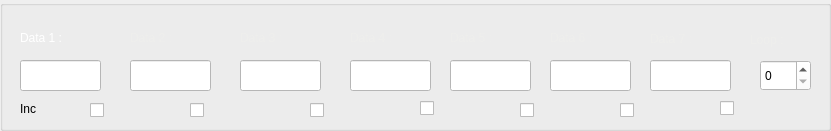
   <widget class="QGroupBox" name="groupBox">
    <property name="geometry">
     <rect>
      <x>50</x>
      <y>190</y>
      <width>831</width>
      <height>131</height>
     </rect>
    </property>
    <property name="title">
     <string/>
    </property>
    <widget class="QLineEdit" name="data_1">
     <property name="geometry">
      <rect>
       <x>20</x>
       <y>60</y>
       <width>81</width>
       <height>31</height>
      </rect>
     </property>
     <property name="styleSheet">
      <string notr="true">background-color: rgb(255, 255, 255);</string>
     </property>
     <property name="inputMethodHints">
      <set>Qt::ImhDigitsOnly</set>
     </property>
    </widget>
    <widget class="QLineEdit" name="data_2">
     <property name="geometry">
      <rect>
       <x>130</x>
       <y>60</y>
       <width>81</width>
       <height>31</height>
      </rect>
     </property>
     <property name="styleSheet">
      <string notr="true">background-color: rgb(255, 255, 255);</string>
     </property>
     <property name="inputMethodHints">
      <set>Qt::ImhDigitsOnly</set>
     </property>
    </widget>
    <widget class="QLineEdit" name="data_3">
     <property name="geometry">
      <rect>
       <x>240</x>
       <y>60</y>
       <width>81</width>
       <height>31</height>
      </rect>
     </property>
     <property name="styleSheet">
      <string notr="true">background-color: rgb(255, 255, 255);</string>
     </property>
     <property name="inputMethodHints">
      <set>Qt::ImhDigitsOnly</set>
     </property>
    </widget>
    <widget class="QLineEdit" name="data_4">
     <property name="geometry">
      <rect>
       <x>350</x>
       <y>60</y>
       <width>81</width>
       <height>31</height>
      </rect>
     </property>
     <property name="styleSheet">
      <string notr="true">background-color: rgb(255, 255, 255);</string>
     </property>
     <property name="inputMethodHints">
      <set>Qt::ImhDigitsOnly</set>
     </property>
    </widget>
    <widget class="QLineEdit" name="data_5">
     <property name="geometry">
      <rect>
       <x>450</x>
       <y>60</y>
       <width>81</width>
       <height>31</height>
      </rect>
     </property>
     <property name="styleSheet">
      <string notr="true">background-color: rgb(255, 255, 255);</string>
     </property>
     <property name="inputMethodHints">
      <set>Qt::ImhDigitsOnly</set>
     </property>
    </widget>
    <widget class="QLineEdit" name="data_6">
     <property name="geometry">
      <rect>
       <x>550</x>
       <y>60</y>
       <width>81</width>
       <height>31</height>
      </rect>
     </property>
     <property name="styleSheet">
      <string notr="true">background-color: rgb(255, 255, 255);</string>
     </property>
     <property name="inputMethodHints">
      <set>Qt::ImhDigitsOnly</set>
     </property>
    </widget>
    <widget class="QSpinBox" name="moduleId">
     <property name="geometry">
      <rect>
       <x>760</x>
       <y>60</y>
       <width>51</width>
       <height>31</height>
      </rect>
     </property>
     <property name="styleSheet">
      <string notr="true">background-color: rgb(255, 255, 255);</string>
     </property>
    </widget>
    <widget class="QLabel" name="label">
     <property name="geometry">
      <rect>
       <x>20</x>
       <y>30</y>
       <width>67</width>
       <height>17</height>
      </rect>
     </property>
     <property name="styleSheet">
      <string notr="true">font: 75 11pt &quot;TakaoPGothic&quot;;</string>
     </property>
     <property name="text">
      <string>&lt;html&gt;&lt;head/&gt;&lt;body&gt;&lt;p&gt;&lt;span style=&quot; color:#ffffff;&quot;&gt;Data 1  :&lt;/span&gt;&lt;/p&gt;&lt;/body&gt;&lt;/html&gt;</string>
     </property>
    </widget>
    <widget class="QLabel" name="label_2">
     <property name="geometry">
      <rect>
       <x>130</x>
       <y>30</y>
       <width>67</width>
       <height>17</height>
      </rect>
     </property>
     <property name="styleSheet">
      <string notr="true">font: 75 11pt &quot;TakaoPGothic&quot;;</string>
     </property>
     <property name="text">
      <string>&lt;html&gt;&lt;head/&gt;&lt;body&gt;&lt;p&gt;&lt;span style=&quot; color:#eeeeec;&quot;&gt;Data 2  :&lt;/span&gt;&lt;/p&gt;&lt;/body&gt;&lt;/html&gt;</string>
     </property>
    </widget>
    <widget class="QLabel" name="label_3">
     <property name="geometry">
      <rect>
       <x>240</x>
       <y>30</y>
       <width>67</width>
       <height>17</height>
      </rect>
     </property>
     <property name="styleSheet">
      <string notr="true">font: 75 11pt &quot;TakaoPGothic&quot;;</string>
     </property>
     <property name="text">
      <string>&lt;html&gt;&lt;head/&gt;&lt;body&gt;&lt;p&gt;&lt;span style=&quot; color:#eeeeec;&quot;&gt;Data 3  :&lt;/span&gt;&lt;/p&gt;&lt;/body&gt;&lt;/html&gt;</string>
     </property>
    </widget>
    <widget class="QLabel" name="label_4">
     <property name="geometry">
      <rect>
       <x>350</x>
       <y>30</y>
       <width>67</width>
       <height>17</height>
      </rect>
     </property>
     <property name="styleSheet">
      <string notr="true">font: 75 11pt &quot;TakaoPGothic&quot;;</string>
     </property>
     <property name="text">
      <string>&lt;html&gt;&lt;head/&gt;&lt;body&gt;&lt;p&gt;&lt;span style=&quot; color:#eeeeec;&quot;&gt;Data 4  :&lt;/span&gt;&lt;/p&gt;&lt;/body&gt;&lt;/html&gt;</string>
     </property>
    </widget>
    <widget class="QLabel" name="label_5">
     <property name="geometry">
      <rect>
       <x>450</x>
       <y>30</y>
       <width>67</width>
       <height>17</height>
      </rect>
     </property>
     <property name="styleSheet">
      <string notr="true">font: 75 11pt &quot;TakaoPGothic&quot;;</string>
     </property>
     <property name="text">
      <string>&lt;html&gt;&lt;head/&gt;&lt;body&gt;&lt;p&gt;&lt;span style=&quot; color:#eeeeec;&quot;&gt;Data 5  :&lt;/span&gt;&lt;/p&gt;&lt;/body&gt;&lt;/html&gt;</string>
     </property>
    </widget>
    <widget class="QLabel" name="label_6">
     <property name="geometry">
      <rect>
       <x>550</x>
       <y>30</y>
       <width>67</width>
       <height>17</height>
      </rect>
     </property>
     <property name="styleSheet">
      <string notr="true">font: 75 11pt &quot;TakaoPGothic&quot;;</string>
     </property>
     <property name="text">
      <string>&lt;html&gt;&lt;head/&gt;&lt;body&gt;&lt;p&gt;&lt;span style=&quot; color:#eeeeec;&quot;&gt;Data 6  :&lt;/span&gt;&lt;/p&gt;&lt;/body&gt;&lt;/html&gt;</string>
     </property>
    </widget>
    <widget class="QLabel" name="label_7">
     <property name="geometry">
      <rect>
       <x>750</x>
       <y>30</y>
       <width>111</width>
       <height>21</height>
      </rect>
     </property>
     <property name="styleSheet">
      <string notr="true">color: rgb(238, 238, 236);
font: 75 11pt &quot;TakaoPGothic&quot;;</string>
     </property>
     <property name="text">
      <string>&lt;html&gt;&lt;head/&gt;&lt;body&gt;&lt;p&gt;&lt;span style=&quot; color:#eeeeec;&quot;&gt;Loop :&lt;/span&gt;&lt;/p&gt;&lt;/body&gt;&lt;/html&gt;</string>
     </property>
    </widget>
    <widget class="QLabel" name="label_15">
     <property name="geometry">
      <rect>
       <x>20</x>
       <y>100</y>
       <width>81</width>
       <height>17</height>
      </rect>
     </property>
     <property name="styleSheet">
      <string notr="true">font: 12pt &quot;Ubuntu&quot;;
color: rgb(0, 0, 0);</string>
     </property>
     <property name="text">
      <string>Inc</string>
     </property>
    </widget>
    <widget class="QCheckBox" name="data_1Repeat">
     <property name="geometry">
      <rect>
       <x>90</x>
       <y>100</y>
       <width>16</width>
       <height>21</height>
      </rect>
     </property>
     <property name="styleSheet">
      <string notr="true"/>
     </property>
     <property name="text">
      <string/>
     </property>
    </widget>
    <widget class="QCheckBox" name="data_2Repeat">
     <property name="geometry">
      <rect>
       <x>190</x>
       <y>100</y>
       <width>21</width>
       <height>21</height>
      </rect>
     </property>
     <property name="text">
      <string/>
     </property>
    </widget>
    <widget class="QCheckBox" name="data_3Repeat">
     <property name="geometry">
      <rect>
       <x>310</x>
       <y>100</y>
       <width>16</width>
       <height>21</height>
      </rect>
     </property>
     <property name="text">
      <string/>
     </property>
    </widget>
    <widget class="QCheckBox" name="data_4Repeat">
     <property name="geometry">
      <rect>
       <x>420</x>
       <y>100</y>
       <width>16</width>
       <height>16</height>
      </rect>
     </property>
     <property name="text">
      <string/>
     </property>
    </widget>
    <widget class="QCheckBox" name="data_5Repeat">
     <property name="geometry">
      <rect>
       <x>520</x>
       <y>100</y>
       <width>16</width>
       <height>21</height>
      </rect>
     </property>
     <property name="text">
      <string/>
     </property>
    </widget>
    <widget class="QCheckBox" name="data_6Repeat">
     <property name="geometry">
      <rect>
       <x>620</x>
       <y>100</y>
       <width>16</width>
       <height>21</height>
      </rect>
     </property>
     <property name="text">
      <string/>
     </property>
    </widget>
    <widget class="QLineEdit" name="data_7">
     <property name="geometry">
      <rect>
       <x>650</x>
       <y>60</y>
       <width>81</width>
       <height>31</height>
      </rect>
     </property>
     <property name="styleSheet">
      <string notr="true">background-color: rgb(255, 255, 255);</string>
     </property>
     <property name="inputMethodHints">
      <set>Qt::ImhDigitsOnly</set>
     </property>
    </widget>
    <widget class="QLabel" name="label_16">
     <property name="geometry">
      <rect>
       <x>650</x>
       <y>30</y>
       <width>67</width>
       <height>17</height>
      </rect>
     </property>
     <property name="styleSheet">
      <string notr="true">color: rgb(238, 238, 236);</string>
     </property>
     <property name="text">
      <string>Data 7 :</string>
     </property>
    </widget>
    <widget class="QCheckBox" name="data_7Repeat">
     <property name="geometry">
      <rect>
       <x>720</x>
       <y>100</y>
       <width>16</width>
       <height>16</height>
      </rect>
     </property>
     <property name="text">
      <string/>
     </property>
    </widget>
   </widget>
